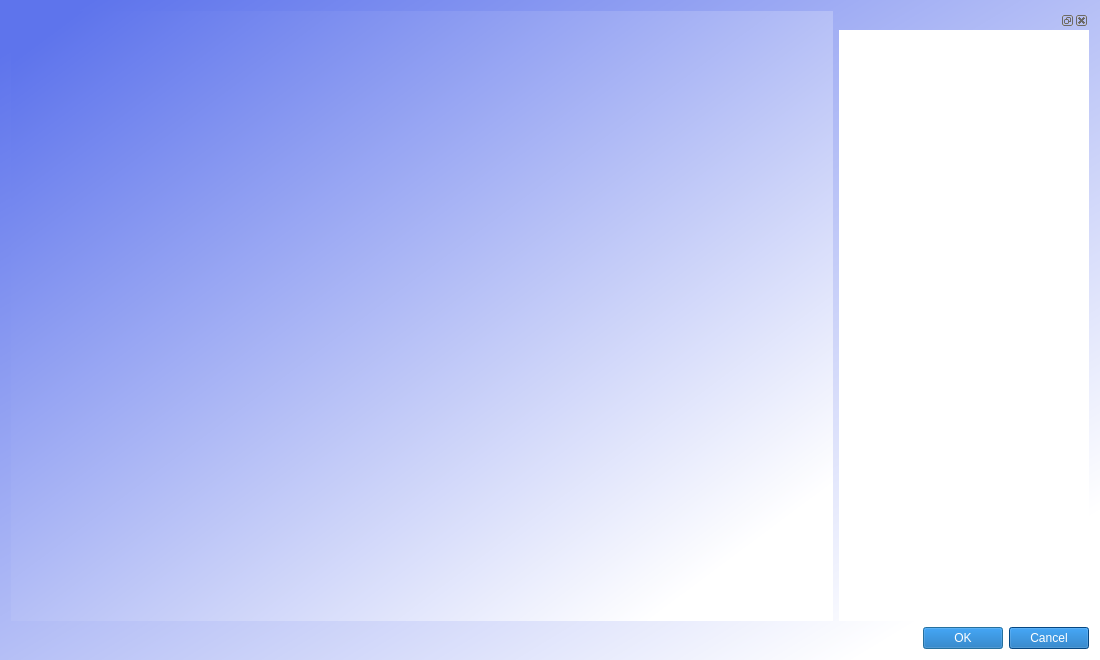
<?xml version="1.0" encoding="UTF-8"?>
<ui version="4.0">
 <class>Dialog</class>
 <widget class="QDialog" name="Dialog">
  <property name="windowModality">
   <enum>Qt::WindowModal</enum>
  </property>
  <property name="geometry">
   <rect>
    <x>0</x>
    <y>0</y>
    <width>1100</width>
    <height>660</height>
   </rect>
  </property>
  <property name="sizePolicy">
   <sizepolicy hsizetype="Fixed" vsizetype="Fixed">
    <horstretch>0</horstretch>
    <verstretch>0</verstretch>
   </sizepolicy>
  </property>
  <property name="minimumSize">
   <size>
    <width>1100</width>
    <height>660</height>
   </size>
  </property>
  <property name="maximumSize">
   <size>
    <width>1100</width>
    <height>664</height>
   </size>
  </property>
  <property name="windowTitle">
   <string>Detection Settings</string>
  </property>
  <property name="styleSheet">
   <string notr="true">background-color: qlineargradient(spread:pad, x1:0.006, y1:0.017, x2:0.886, y2:0.892045, stop:0.0340909 rgba(94, 116, 236, 255), stop:1 rgba(255, 255, 255, 255));
font: 75 10pt &quot;MS Shell Dlg 2&quot;;</string>
  </property>
  <property name="modal">
   <bool>false</bool>
  </property>
  <layout class="QGridLayout" name="gridLayout_3">
   <item row="0" column="0">
    <widget class="QSignalDetectorWidget" name="widget" native="true">
     <property name="enabled">
      <bool>false</bool>
     </property>
     <property name="sizePolicy">
      <sizepolicy hsizetype="Expanding" vsizetype="Expanding">
       <horstretch>0</horstretch>
       <verstretch>0</verstretch>
      </sizepolicy>
     </property>
     <property name="toolTip">
      <string>&lt;html&gt;&lt;head/&gt;&lt;body&gt;&lt;p&gt;Signal to learn about algorithm parameters&lt;/p&gt;&lt;/body&gt;&lt;/html&gt;</string>
     </property>
     <layout class="QFormLayout" name="formLayout_5">
      <property name="fieldGrowthPolicy">
       <enum>QFormLayout::AllNonFixedFieldsGrow</enum>
      </property>
     </layout>
    </widget>
   </item>
   <item row="0" column="1">
    <widget class="QDockWidget" name="dock_settings">
     <property name="sizePolicy">
      <sizepolicy hsizetype="Preferred" vsizetype="Preferred">
       <horstretch>0</horstretch>
       <verstretch>0</verstretch>
      </sizepolicy>
     </property>
     <property name="minimumSize">
      <size>
       <width>250</width>
       <height>84</height>
      </size>
     </property>
     <property name="maximumSize">
      <size>
       <width>250</width>
       <height>524287</height>
      </size>
     </property>
     <property name="styleSheet">
      <string notr="true">background-color: rgb(255, 255, 255);</string>
     </property>
     <property name="floating">
      <bool>false</bool>
     </property>
     <property name="features">
      <set>QDockWidget::AllDockWidgetFeatures</set>
     </property>
     <property name="windowTitle">
      <string/>
     </property>
     <widget class="QWidget" name="osc_settings_contents"/>
    </widget>
   </item>
   <item row="1" column="0" colspan="2">
    <widget class="QDialogButtonBox" name="buttonBox">
     <property name="styleSheet">
      <string notr="true">font: 75 11pt &quot;MS Shell Dlg 2&quot;;
background-color: rgb(8, 100, 180);
color: rgb(255, 255, 255);</string>
     </property>
     <property name="orientation">
      <enum>Qt::Horizontal</enum>
     </property>
     <property name="standardButtons">
      <set>QDialogButtonBox::Cancel|QDialogButtonBox::Ok</set>
     </property>
     <property name="centerButtons">
      <bool>false</bool>
     </property>
    </widget>
   </item>
  </layout>
 </widget>
 <customwidgets>
  <customwidget>
   <class>QSignalDetectorWidget</class>
   <extends>QWidget</extends>
   <header>Graphic_Interface.Widgets.QSignalDetectorWidget.h</header>
   <container>1</container>
  </customwidget>
 </customwidgets>
 <resources>
  <include location="resources/icons.qrc"/>
 </resources>
 <connections>
  <connection>
   <sender>buttonBox</sender>
   <signal>accepted()</signal>
   <receiver>Dialog</receiver>
   <slot>accept()</slot>
   <hints>
    <hint type="sourcelabel">
     <x>549</x>
     <y>637</y>
    </hint>
    <hint type="destinationlabel">
     <x>549</x>
     <y>329</y>
    </hint>
   </hints>
  </connection>
  <connection>
   <sender>buttonBox</sender>
   <signal>rejected()</signal>
   <receiver>Dialog</receiver>
   <slot>reject()</slot>
   <hints>
    <hint type="sourcelabel">
     <x>549</x>
     <y>637</y>
    </hint>
    <hint type="destinationlabel">
     <x>549</x>
     <y>329</y>
    </hint>
   </hints>
  </connection>
 </connections>
</ui>
